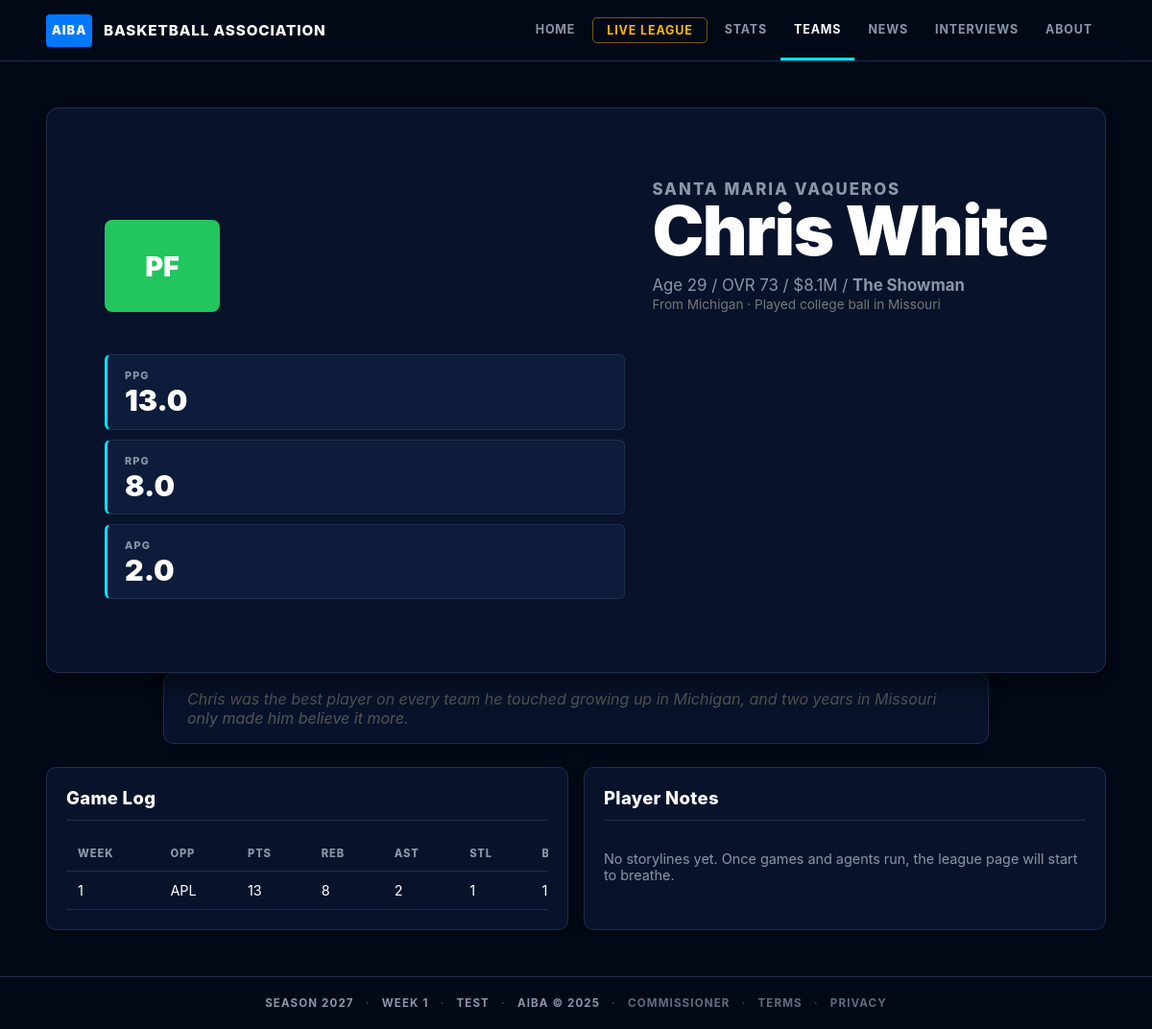
The page /players/1 on the database its author committed.
### tables this page shows
CREATE TABLE players (
            id           INTEGER PRIMARY KEY,
            team_id      INTEGER NOT NULL REFERENCES teams(id),
            first_name   TEXT NOT NULL,
            last_name    TEXT NOT NULL,
            age          INTEGER NOT NULL,
            position     TEXT NOT NULL,
            skill_rating INTEGER NOT NULL,
            salary       INTEGER NOT NULL
        , status TEXT DEFAULT 'active', retired_season INTEGER);

CREATE TABLE player_backstories (
            player_id         INTEGER PRIMARY KEY REFERENCES players(id),
            college_state     TEXT,
            hometown_state    TEXT,
            personality_label TEXT,
            backstory_blurb   TEXT
        );

CREATE TABLE player_game_stats (
            id        INTEGER PRIMARY KEY,
            game_id   INTEGER NOT NULL REFERENCES games(id),
            player_id INTEGER NOT NULL REFERENCES players(id),
            team_id   INTEGER NOT NULL REFERENCES teams(id),
            points    INTEGER DEFAULT 0,
            rebounds  INTEGER DEFAULT 0,
            assists   INTEGER DEFAULT 0,
            steals    INTEGER DEFAULT 0,
            blocks    INTEGER DEFAULT 0
        );

CREATE TABLE league_state (
            id           INTEGER PRIMARY KEY,
            current_week INTEGER DEFAULT 1,
            season_year  INTEGER DEFAULT 2025,
            last_updated TEXT
        , mode TEXT DEFAULT 'test', official_started INTEGER DEFAULT 0, phase TEXT DEFAULT 'regular_season', offseason_stage TEXT, offseason_from_season INTEGER);

### web_app.py (the view)
@app.route("/players/<int:player_id>")
def player_page(player_id):
    def load(conn):
        state = q.get_state(conn)
        if not state:
            return None
        detail = q.player_detail(conn, player_id, state["season_year"])
        return {"state": state, "detail": detail}
    data = with_conn(load)
    if not data:
        return render_no_league()
    if not data["detail"]:
        return render_template("not_found.html", title="Player not found"), 404
    return render_template("player_detail.html", **data, active="players")

### league/database.py (called while the page is built)
def get_connection():
    conn = sqlite3.connect(DB_PATH)
    conn.row_factory = sqlite3.Row
    conn.execute("PRAGMA foreign_keys = ON")
    return conn

### league/web_queries.py (called while the page is built)
def dicts(rows):
    return [dict(row) for row in rows]

def one(row):
    return dict(row) if row else None

def get_state(conn):
    return one(conn.execute("SELECT * FROM league_state WHERE id = 1").fetchone())

def get_site_chrome(conn):
    return {
        "state": get_state(conn),
        "teams": dicts(conn.execute(
            "SELECT id, city, name, abbreviation FROM teams ORDER BY city"
        ).fetchall()),
    }

def articles_for_player(conn, player_id, season_year, limit=8):
    return dicts(conn.execute("""
        SELECT a.id, a.week, a.season_year, a.headline, a.body, a.created_at
        FROM articles a
        JOIN article_tags tag ON tag.article_id = a.id
        WHERE tag.tag_type = 'player' AND tag.tag_id = ? AND a.season_year = ?
        ORDER BY a.week DESC, a.id DESC
        LIMIT ?
    """, (player_id, season_year, limit)).fetchall())

### web_app.py (called while the page is built)
def with_conn(callback):
    create_tables()
    conn = get_connection()
    try:
        return callback(conn)
    finally:
        conn.close()

@app.template_filter("money")
def money(value):
    if value is None:
        return "-"
    return f"${value / 1_000_000:.1f}M"

@app.context_processor
def inject_chrome():
    def load():
        return with_conn(q.get_site_chrome)
    try:
        chrome = load()
    except Exception:
        chrome = {"state": None, "teams": []}
    return chrome

### templates/player_detail.html (shortened to what this page needs)
{% extends "base.html" %}
{% from "partials.html" import storyline_list %}
{% block content %}
<section class="player-hero">
  <div class="player-number">{{ detail.player.position }}</div>
  <div>
    <p class="eyebrow"><a href="{{ url_for('team_page', abbr=detail.player.abbreviation) }}">{{ detail.player.team_name }}</a></p>
    <h1>{{ detail.player.player }}</h1>
    <p>Age {{ detail.player.age }} / OVR {{ detail.player.skill_rating }} / {{ detail.player.salary|money }}
      {% if detail.player.personality_label %}
        / <strong>{{ detail.player.personality_label }}</strong>
      {% elif detail.player.archetype %}
        / {{ detail.player.archetype|event_label }}
      {% else %}
        / Personality pending
      {% endif %}
    </p>
    {% if detail.player.college_state or detail.player.hometown_state %}
    <p class="player-bio-line" style="font-size:0.85em;color:#777;margin-top:2px;">
      {% if detail.player.hometown_state %}From {{ detail.player.hometown_state }}{% endif %}
      {% if detail.player.college_state %} · Played college ball in {{ detail.player.college_state }}{% endif %}
    </p>
    {% endif %}
  </div>
  <dl class="hero-stats">
    <div><dt>PPG</dt><dd>{{ detail.averages.ppg or 0 }}</dd></div>
    <div><dt>RPG</dt><dd>{{ detail.averages.rpg or 0 }}</dd></div>
    <div><dt>APG</dt><dd>{{ detail.averages.apg or 0 }}</dd></div>
  </dl>
</section>
{% if detail.player.backstory_blurb %}
<section class="panel" style="margin:0 auto 1.5rem;max-width:860px;padding:1rem 1.5rem;">
  <p style="font-style:italic;color:#555;margin:0;">{{ detail.player.backstory_blurb }}</p>
</section>
{% endif %}
<section class="section-grid">
  <div class="panel wide">
    <div class="section-head"><h2>Game Log</h2></div>
    <div class="table-wrap">
      <table>
        <thead><tr><th>Week</th><th>Opp</th><th>PTS</th><th>REB</th><th>AST</th><th>STL</th><th>BLK</th></tr></thead>
        <tbody>
          {% for g in detail.game_log %}
            <tr>
              <td><a href="{{ url_for('game_page', game_id=g.game_id) }}">{{ g.week }}</a></td>
              <td>{{ g.opponent }}</td>
              <td>{{ g.points }}</td>
              <td>{{ g.rebounds }}</td>
              <td>{{ g.assists }}</td>
              <td>{{ g.steals }}</td>
              <td>{{ g.blocks }}</td>
            </tr>
          {% else %}
            <tr><td colspan="7">No games played yet.</td></tr>
          {% endfor %}
        </tbody>
      </table>
    </div>
  </div>
  <div class="panel">
    <div class="section-head"><h2>Player Notes</h2></div>
    {{ storyline_list(detail.events) }}
  </div>
</section>
{% endblock %}

### templates/base.html (shortened to what this page needs)
<!doctype html>
<html lang="en">
<head>
  <link rel="stylesheet" href="{{ url_for('static', filename='site.css') }}">
</head>
<body>
  <header class="site-header">
    <a class="brand" href="{{ url_for('home') }}">
      <span class="brand-mark">AIBA</span>
      <span class="brand-copy">Basketball Association</span>
    </a>
    <nav class="nav" aria-label="Primary">
      <a class="{{ 'active' if active == 'home' else '' }}" href="{{ url_for('home') }}">Home</a>
      <a class="nav-cta {{ 'active' if active == 'live_league' else '' }}" href="{{ url_for('live_league') }}">Live League</a>
      <div class="nav-group">
        <a class="{{ 'active' if active in ('standings','scores','leaders') else '' }}" href="{{ url_for('standings') }}">Stats</a>
      </div>
      <div class="nav-group">
        <a class="{{ 'active' if active in ('teams','players') else '' }}" href="{{ url_for('teams') }}">Teams</a>
      </div>
      <a class="{{ 'active' if active == 'news' else '' }}" href="{{ url_for('news') }}">News</a>
      <a class="{{ 'active' if active == 'interviews' else '' }}" href="{{ url_for('interviews') }}">Interviews</a>
      <div class="nav-group">
        <a class="{{ 'active' if active in ('about','contact') else '' }}" href="{{ url_for('about') }}">About</a>
      </div>
    </nav>
  </header>
  <main>
    {% block content %}{% endblock %}
  </main>
  <footer class="footer">
    <span>Season {{ state.season_year if state else "—" }}</span>
    <span>Week {{ state.current_week if state else "—" }}</span>
    <span>{{ state.mode|upper if state else "NO LEAGUE" }}</span>
    <span>AIBA &copy; 2025</span>
    <span><a href="{{ url_for('commissioner') }}" style="color:inherit;opacity:0.7;">Commissioner</a></span>
    <span><a href="{{ url_for('terms') }}" style="color:inherit;opacity:0.7;">Terms</a></span>
    <span><a href="{{ url_for('privacy') }}" style="color:inherit;opacity:0.7;">Privacy</a></span>
  </footer>
</body>
</html>

### rows shown on the page
players: player.position "PF", player.age "29", player.skill_rating "73", player.salary "$8.1M"
player_backstories: player.personality_label "The Showman", player.hometown_state "Michigan", player.college_state "Missouri", player.backstory_blurb "Chris was the best player on every team he touched growing up in Michigan, and two years in Missouri only made him believe it more."
player_game_stats: week "1", opponent "APL", points "13", rebounds "8", assists "2", steals "1", blocks "1"
league_state: season_year "2027", current_week "1", mode "TEST"

### other values the page prints
{{ detail.player.team_name }} "SANTA MARIA VAQUEROS"
{{ detail.player.player }} "Chris White"
{{ detail.averages.ppg or 0 }} "13.0"
{{ detail.averages.rpg or 0 }} "8.0"
{{ detail.averages.apg or 0 }} "2.0"
